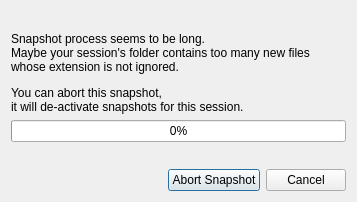
<?xml version="1.0" encoding="UTF-8"?>
<ui version="4.0">
 <class>Dialog</class>
 <widget class="QDialog" name="Dialog">
  <property name="geometry">
   <rect>
    <x>0</x>
    <y>0</y>
    <width>357</width>
    <height>202</height>
   </rect>
  </property>
  <property name="windowTitle">
   <string>Abort Copy ?</string>
  </property>
  <layout class="QVBoxLayout" name="verticalLayout_2">
   <item>
    <layout class="QVBoxLayout" name="verticalLayout">
     <item>
      <spacer name="verticalSpacer">
       <property name="orientation">
        <enum>Qt::Vertical</enum>
       </property>
       <property name="sizeHint" stdset="0">
        <size>
         <width>20</width>
         <height>40</height>
        </size>
       </property>
      </spacer>
     </item>
     <item>
      <widget class="QLabel" name="label">
       <property name="text">
        <string>&lt;html&gt;&lt;head/&gt;&lt;body&gt;&lt;p&gt;Snapshot process seems to be long.&lt;br/&gt;Maybe your session's folder contains too many new files&lt;br/&gt;whose extension is not ignored.&lt;/p&gt;&lt;p&gt;You can abort this snapshot,&lt;br/&gt;it will de-activate snapshots for this session.&lt;/p&gt;&lt;/body&gt;&lt;/html&gt;</string>
       </property>
      </widget>
     </item>
     <item>
      <widget class="QProgressBar" name="progressBar">
       <property name="value">
        <number>0</number>
       </property>
      </widget>
     </item>
     <item>
      <spacer name="verticalSpacer_2">
       <property name="orientation">
        <enum>Qt::Vertical</enum>
       </property>
       <property name="sizeHint" stdset="0">
        <size>
         <width>20</width>
         <height>40</height>
        </size>
       </property>
      </spacer>
     </item>
     <item>
      <layout class="QHBoxLayout" name="horizontalLayout">
       <item>
        <spacer name="horizontalSpacer">
         <property name="orientation">
          <enum>Qt::Horizontal</enum>
         </property>
         <property name="sizeHint" stdset="0">
          <size>
           <width>40</width>
           <height>20</height>
          </size>
         </property>
        </spacer>
       </item>
       <item>
        <widget class="QPushButton" name="pushButtonAbort">
         <property name="text">
          <string>Abort Snapshot</string>
         </property>
         <property name="icon">
          <iconset theme="dialog-cancel">
           <normaloff>.</normaloff>.</iconset>
         </property>
        </widget>
       </item>
       <item>
        <widget class="QPushButton" name="pushButtonCancel">
         <property name="text">
          <string>Cancel</string>
         </property>
         <property name="icon">
          <iconset theme="dialog-cancel">
           <normaloff>.</normaloff>.</iconset>
         </property>
        </widget>
       </item>
      </layout>
     </item>
    </layout>
   </item>
  </layout>
 </widget>
 <resources/>
 <connections>
  <connection>
   <sender>pushButtonCancel</sender>
   <signal>clicked()</signal>
   <receiver>Dialog</receiver>
   <slot>reject()</slot>
   <hints>
    <hint type="sourcelabel">
     <x>198</x>
     <y>92</y>
    </hint>
    <hint type="destinationlabel">
     <x>124</x>
     <y>58</y>
    </hint>
   </hints>
  </connection>
  <connection>
   <sender>pushButtonAbort</sender>
   <signal>clicked()</signal>
   <receiver>Dialog</receiver>
   <slot>accept()</slot>
   <hints>
    <hint type="sourcelabel">
     <x>98</x>
     <y>92</y>
    </hint>
    <hint type="destinationlabel">
     <x>124</x>
     <y>58</y>
    </hint>
   </hints>
  </connection>
 </connections>
</ui>
